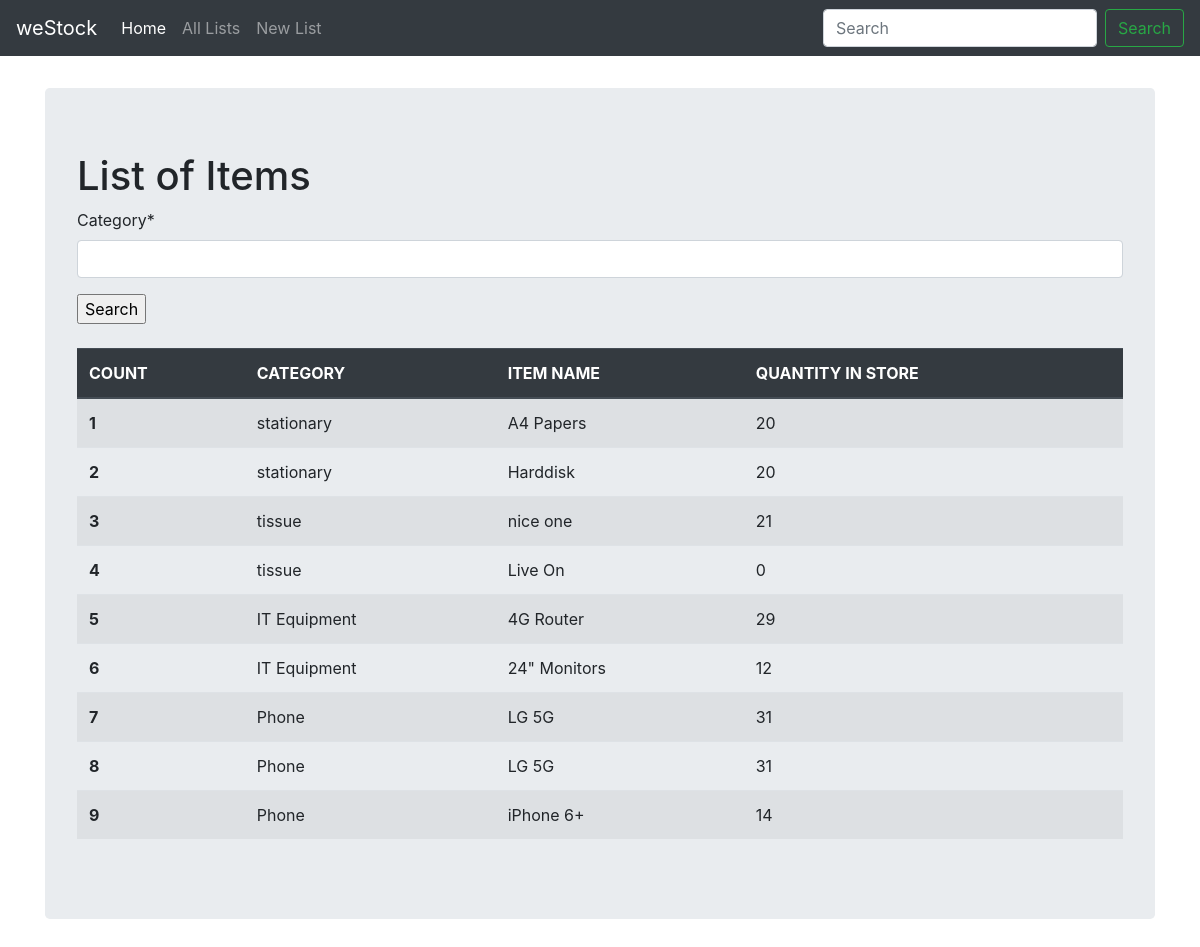
The page /lists/ on the database as committed earlier.
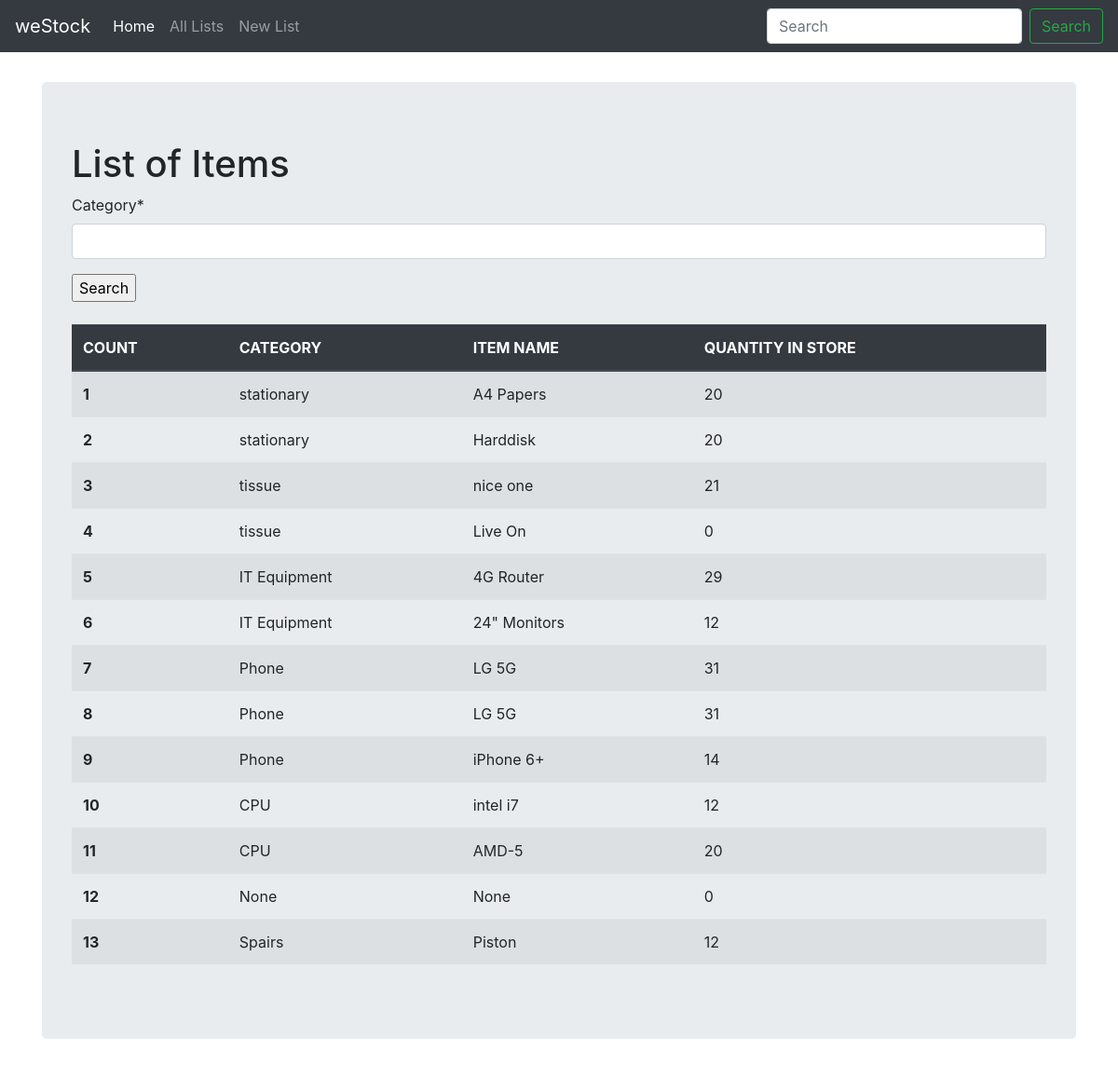
The same page on the database as committed later.
### stock/models.py (models this page shows, shortened)
class Stock(models.Model):
    category = models.CharField(max_length=50, blank=False, null=False)
    item_name = models.CharField(max_length=50, blank=False, null=False)
    quantity = models.IntegerField(default='0', blank=False, null=False)
    receive_quantity = models.IntegerField(default='0', blank=True, null=True)
    receive_by = models.CharField(max_length=50, blank=True, null=True)
    issue_quantity = models.IntegerField(default='0', blank=True, null=True)
    issue_by = models.CharField(max_length=50, blank=True, null=True)
    issue_to = models.CharField(max_length=50, blank=True, null=True)
    phone_number = models.CharField(max_length=50, blank=True, null=True)
    created_by = models.CharField(max_length=50, blank=True, null=True)
    reorder_level = models.IntegerField(default='0', blank=True, null=True)
    last_updated = models.DateTimeField(auto_now_add=False, auto_now=True)
    export_to_CSV = models.BooleanField(default=False)

### stock/views.py (the view, shortened to what this page needs)
# urls.py: path('lists/', views.list_items, name='list_items'),
def list_items(request):
    header = 'List of Items'
    form = StockSearchForm(request.POST or None)
    queryset = Stock.objects.all()
    context = {
        "header": header,
        "items": queryset,
        'form': form
    }
    return render(request, "list_items.html", context)

### stock/forms.py
class StockSearchForm(forms.ModelForm):
    class Meta:
        model = Stock
        fields = ['category']

### stock/templates/list_items.html (shortened to what this page needs)
{% load static %}
 {% load crispy_forms_filters %}
<!doctype html>
<html lang="en">
  <head>
<link href="{% static 'css/styles.css' %}" rel="stylesheet" />
<link href="{% static 'vendors/css/bootstrap.min.css' %}" rel="stylesheet" />
<link href="{% static 'vendors/js/jquery-3.4.1.slim.min.js' %}" rel="stylesheet" defer/>
<link href="{% static 'vendors/js/bootstrap.bundle.min.js' %}" rel="stylesheet" defer/>
<link href="{% static 'vendors/css/navbar-top-fixed.css' %}" rel="stylesheet" />
  </head>
  <body>
    {% include 'navbar.html' %}
<main role="main" class="container">
  <div class="jumbotron">
    <h1>{{header}}</h1>
	<form method='POST' action=''>{% csrf_token %}
    	{{form|crispy}}
        <input type="submit" value='Search'/>
	</form>
	<br>
    <table class="table table-striped">
		<thead class="thead-dark">
			<tr>
			<th scope="col">COUNT</th>
			<th scope="col">CATEGORY</th>
			<th scope="col">ITEM NAME</th>
			<th scope="col">QUANTITY IN STORE</th>
			</tr>
		</thead>
		<tbody>
			{% for item in items %}
				<tr>
				<th scope="row">{{forloop.counter}}</th>
					<td>{{item.category}}</td>
					<td>{{item.item_name}}</td>
					<td>{{item.quantity}}</td>
				</tr>
			{% endfor %}
		</tbody>
	</table>
  </div>
</main>
</html>

### stock/templates/navbar.html (shortened to what this page needs)
<nav class="navbar navbar-expand-md navbar-dark fixed-top bg-dark">
  <a class="navbar-brand" href="/">weStock</a>
  <div class="collapse navbar-collapse" id="navbarCollapse">
    <ul class="navbar-nav mr-auto">
      <li class="nav-item active">
        <a class="nav-link" href="/">Home</a>
      </li>
      <li class="nav-item">
        <a class="nav-link" href="/lists">All Lists</a>
      </li>
      <li class="nav-item">
        <a class="nav-link" href="/add_item">New List</a>
      </li>
    </ul>
    <form class="form-inline mt-2 mt-md-0">
      <input
        class="form-control mr-sm-2"
        type="text"
        placeholder="Search"
        aria-label="Search"
      />
      <button class="btn btn-outline-success my-2 my-sm-0" type="submit">
        Search
      </button>
    </form>
  </div>
</nav>

### stock/templates/list_items.html (style rules this page uses)
.table tr:nth-child(odd) { background-color: #bbcae4, }
.table tr:nth-child(even) { background-color: #dae5f4, }
body { min-height: 75rem; padding-top: 5.5rem; }

Rows that differ between the two databases and show on the page:
added Stock: category "CPU", item_name "intel i7", quantity "12"
added Stock: category "CPU", item_name "AMD-5", quantity "20"
added Stock: category "None", item_name "None", quantity "0"
added Stock: category "Spairs", item_name "Piston", quantity "12"
